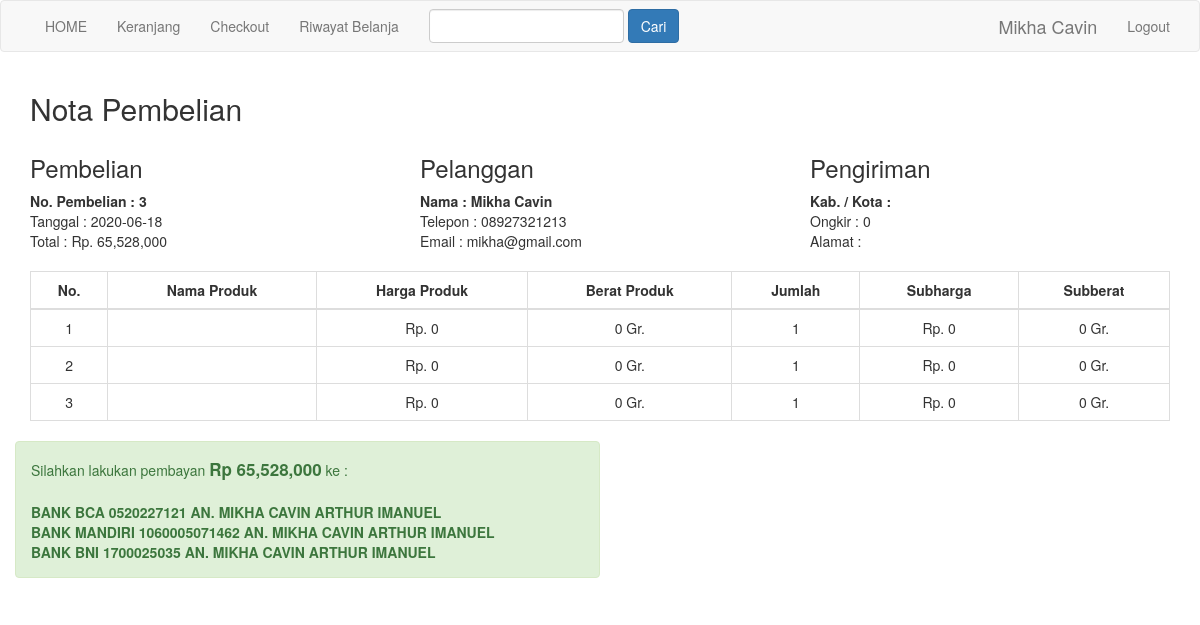
/nota.php?id=3 (signed in), run on the app's committed database.
### tables this page shows
CREATE TABLE `pembelian` (
  `id_pembelian` int(11) NOT NULL,
  `id_pelanggan` int(11) NOT NULL,
  `id_ongkir` int(11) NOT NULL,
  `tanggal_pembelian` date NOT NULL,
  `total_pembelian` int(11) NOT NULL,
  `nama_kota` varchar(50) NOT NULL,
  `tarif` int(11) NOT NULL,
  `alamat_pengiriman` text NOT NULL,
  `status_pembelian` varchar(100) NOT NULL DEFAULT 'pending',
  `resi_pembelian` varchar(50) NOT NULL
);

CREATE TABLE `pelanggan` (
  `id_pelanggan` int(11) NOT NULL,
  `email_pelanggan` varchar(100) NOT NULL,
  `password_pelanggan` varchar(50) NOT NULL,
  `nama_pelanggan` varchar(100) NOT NULL,
  `telepon_pelanggan` varchar(20) NOT NULL,
  `alamat_pelanggan` text NOT NULL
);

CREATE TABLE `pembelian_produk` (
  `id_pembelian_produk` int(11) NOT NULL,
  `id_pembelian` int(11) NOT NULL,
  `id_produk` int(11) NOT NULL,
  `jumlah` int(11) NOT NULL,
  `nama` varchar(50) NOT NULL,
  `harga` int(15) NOT NULL,
  `berat` int(11) NOT NULL,
  `subharga` int(15) NOT NULL,
  `subberat` int(11) NOT NULL
);

### nota.php (the view, shortened to what this page needs)
<?php
include 'koneksi.php';
 ?>
<!DOCTYPE html>
<html>
<head>
	<link rel="stylesheet" href="admin/assets/bower_components/bootstrap/dist/css/bootstrap.min.css">
</head>
<body>
<?php include 'menu.php'; ?>
	<section class="konten">
		<div class="container">
			<h2>Nota Pembelian</h2>
<?php
$ambil = $koneksi->query("SELECT * FROM pembelian JOIN pelanggan ON pembelian.id_pelanggan = pelanggan.id_pelanggan WHERE pembelian.id_pembelian = '$_GET[id]'");
$detail = $ambil->fetch_assoc();
 ?>
 <div class="row">
 	<div class="col-md-4">
 		<h3>Pembelian</h3>
 		<strong>No. Pembelian : <?php echo $detail['id_pembelian']; ?></strong><br>
 		Tanggal : <?php echo $detail['tanggal_pembelian']; ?> <br>
 		Total : Rp. <?php echo number_format($detail['total_pembelian']); ?>
 	</div>
 	<div class="col-md-4">
 		<h3>Pelanggan</h3>
 		<strong>Nama : <?php echo $detail['nama_pelanggan']; ?></strong><br>
 		Telepon : <?php echo $detail['telepon_pelanggan']; ?> <br>
 		Email : <?php echo $detail['email_pelanggan']; ?>
 	</div>
 	<div class="col-md-4">
 		<h3>Pengiriman</h3>
 		<strong>Kab. / Kota : <?php echo $detail['nama_kota']; ?></strong><br>
 		Ongkir : <?php echo $detail['tarif']; ?> <br>
 		Alamat : <?php echo $detail['alamat_pengiriman']; ?>
 	</div>
 </div>
 <br>
 <table class="table table-bordered text-center">
 	<thead>
 		<tr>
 			<th class="text-center"> No. </th>
 			<th class="text-center"> Nama Produk</th>
 			<th class="text-center"> Harga Produk</th>
 			<th class="text-center"> Berat Produk</th>
 			<th class="text-center"> Jumlah</th>
 			<th class="text-center"> Subharga</th>
 			<th class="text-center"> Subberat</th>
 		</tr>
 	</thead>
 	<tbody>
 		<?php $nomor=1; ?>
 		<?php $ambil = $koneksi->query("SELECT * FROM pembelian_produk WHERE id_pembelian = '$_GET[id]'"); ?>
 		<?php while($pecah = $ambil->fetch_assoc()){ ?>
 		<tr>
 			<td><?php echo $nomor; ?></td>
 			<td><?php echo $pecah['nama']; ?></td>
 			<td> Rp. <?php echo number_format($pecah['harga']); ?></td>
 			<td> <?php echo $pecah['berat']; ?> Gr.</td>
 			<td><?php echo $pecah['jumlah']; ?></td>
 			 <td> Rp. <?php echo number_format($pecah['subharga']); ?></td>
 			 <td> <?php echo $pecah['subberat']; ?> Gr.</td>
 		</tr>
 		<?php $nomor++; ?>
 	<?php } ?>
 	</tbody>
 </table>
 <div class="row">
 	<div class="col-md-6 alert alert-success">
 		<p>Silahkan lakukan pembayan <b style="font-size: 17px"> Rp <?php echo number_format($detail['total_pembelian']); ?></b>
 			ke : <br><br>
 			<strong>BANK BCA 0520227121 AN. MIKHA CAVIN ARTHUR IMANUEL</strong> <br>
 			<strong>BANK MANDIRI 1060005071462  AN. MIKHA CAVIN ARTHUR IMANUEL</strong> <br>
 			<strong>BANK BNI 1700025035  AN. MIKHA CAVIN ARTHUR IMANUEL</strong>
 		</p>
 	</div>
 </div>
		</div>
	</section>
</body>
</html>

### data on the page
pembelian: id_pembelian "3", tanggal_pembelian "2020-06-18", total_pembelian "65,528,000", id_pelanggan.nama_pelanggan "Mikha Cavin", id_pelanggan.telepon_pelanggan "08927321213", id_pelanggan.email_pelanggan "mikha@gmail.com", tarif "0"
pembelian_produk: harga "0", berat "0", jumlah "1", subharga "0", subberat "0"
pembelian_produk: harga "0", berat "0", jumlah "1", subharga "0", subberat "0"
pembelian_produk: harga "0", berat "0", jumlah "1", subharga "0", subberat "0"

### other printed values
$_SESSION['pelanggan']['nama_pelanggan'] "Mikha Cavin"
